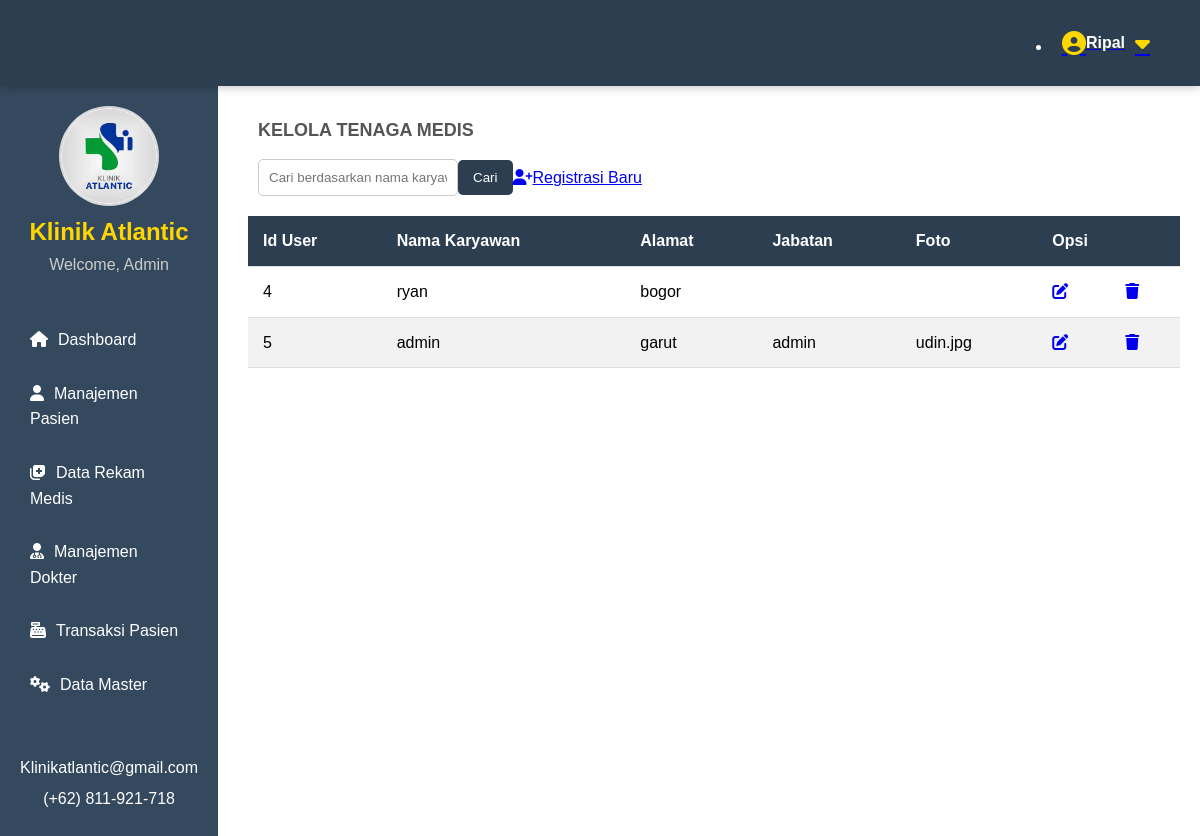
Screenshot of /pages/user.php with the database file from the repository.
### tables this page shows
CREATE TABLE `user` (
  `id` int(11) NOT NULL,
  `username` varchar(50) NOT NULL,
  `alamat` varchar(255) NOT NULL,
  `password` varchar(255) NOT NULL,
  `role` enum('admin','dokter','perawat','resepsionis') NOT NULL,
  `foto` varchar(255) NOT NULL
);

### pages/user.php (the view, shortened to what this page needs)
<?php
include "../includes/koneksi.php";
$query = "SELECT * FROM user ORDER BY id ASC";
$result = mysqli_query($koneksi, $query);
?>
<!DOCTYPE html>
<html lang="en">
<head>
    <link rel="stylesheet" href="../assets/css/pasien.css">
</head>
<body>
<header class="header">
    <nav class="navigation">
        <ul>
            <li class="dropdown">
                <a href="#" class="profile-link">
                    <i class="fas fa-user-circle"></i>
                    <span class="username">Ripal</span>
                    <i class="fas fa-caret-down"></i>
                </a>
            </li>
        </ul>
    </nav>
</header>
<div class="container">
    <aside class="sidebar">
        <div class="logo">
            <img src="../assets/img/logo.jpg" alt="Logo Klinik" style="text-align: center;">
        </div>
        <div class="clinic-info">
            <h2>Klinik Atlantic</h2>
        </div>
        <div class="user-info">
            <p>Welcome, Admin</p>
        </div>
        <ul>
            <li><a href="index.php"><i class="fas fa-home"></i>Dashboard</a></li>
            <li><a href="pasien.php"><i class="fas fa-user"></i>Manajemen Pasien</a></li>
            <li><a href="rekammedis.php"><i class="fas fa-notes-medical"></i>Data Rekam Medis</a></li>
            <li><a href="dokter.php"><i class="fas fa-user-md"></i>Manajemen Dokter</a></li>
            <li class="has-submenu">
                <a href="#"><i class="fas fa-cash-register"></i>Transaksi Pasien</a>
            </li>
            <li class="has-submenu">
                <a href="#"><i class="fas fa-cogs"></i>Data Master</a>
            </li>
        </ul>
        <div class="contact-info">
            <p>Klinikatlantic@gmail.com</p>
            <p>(+62) 811-921-718</p>
        </div>
    </aside>
    <div class="content">
        <h2 class="subtitle">KELOLA TENAGA MEDIS</h2>
        <div class="actions">
            <form class="search-form" onsubmit="searchUser(event)">
                <input type="text" id="searchInput" name="search" placeholder="Cari berdasarkan nama karyawan...">
                <button type="submit">Cari</button>
                <a href="javascript:void(0)" onclick="openForm()"><i class="fas fa-user-plus"></i>Registrasi Baru</a>
            </form>
        </div>
        <div class="table-container">
            <table cellspacing="1" cellpadding="4">
                <thead>
                    <tr>
                        <th>Id User</th>
                        <th>Nama Karyawan</th>
                        <th>Alamat</th>
                        <th>Jabatan</th>
                        <th>Foto</th>
                        <th colspan="2">Opsi</th>
                    </tr>
                </thead>
                <tbody>
                    <?php while ($dt = mysqli_fetch_array($result)) { ?>
                        <tr>
                            <td><?= $dt['id'] ?></td>
                            <td><?= $dt['username'] ?></td>
                            <td><?= $dt['alamat'] ?></td>
                            <td><?= $dt['role'] ?></td>
                            <td><?= $dt['foto'] ?></td>
                            <td><a href="javascript:void(0)" onclick="openEditForm('<?= $dt['id'] ?>', '<?= $dt['username'] ?>', '<?= $dt['alamat'] ?>', '<?= $dt['role'] ?>', '<?= $dt['foto'] ?>')"><i class="fas fa-edit"></i></a></td>
                            <td><a href="javascript:void(0)" onclick="deleteData('<?= $dt['id'] ?>')"><i class="fas fa-trash"></i></a></td>
                        </tr>
                    <?php } ?>
                </tbody>
            </table>
        </div>
    </div>
</div>
</body>
</html>

### assets/css/pasien.css (style rules this page uses)
* { margin: 0; padding: 0; box-sizing: border-box; }
body { font-family: Arial, sans-serif; line-height: 1.6; display: flex; flex-direction: column; min-height: 100vh; }
.container { display: flex; flex: 1; }
.header { background-color: #2C3E50; color: #fff; padding: 20px; display: flex; justify-content: space-between; align-items: center; box-shadow: 0px 0px 10px rgba(0, 0, 0, 0.3); z-index: 100; }
.logo img { width: 100px; border-radius: 50%; }
.navigation { display: flex; justify-content: space-between; align-items: center; }
.navigation .profile-link { display: flex; align-items: center; position: relative; padding: 10px; border-radius: 5px; transition: background-color 0.3s; }
.navigation .profile-link .username { margin-right: 10px; font-weight: bold; color: #FFF; }
.navigation .profile-link i { font-size: 24px; color: #FFD700; }
.header .navigation { justify-content: flex-end; padding-right: 20px; flex-grow: 1; }
.sidebar { background-color: #34495E; color: #fff; width: 250px; padding: 20px; display: flex; flex-direction: column; align-items: center; }
.clinic-info h2 { color: #FFD700; font-size: 24px; margin-bottom: 0; }
.user-info p { color: #ccc; margin-bottom: 20px; }
.sidebar ul { list-style-type: none; padding: 10px; margin-top: 10px; }
.sidebar ul li { margin-bottom: 8px; }
.sidebar ul li a { color: #fff; text-decoration: none; display: block; transition: all 0.3s ease; padding: 10px 0; font-size: 16px; }
.sidebar ul li a i { margin-right: 10px; }
.contact-info { margin-top: auto; text-align: center; }
.contact-info p { margin-bottom: 5px; }
.content { display: flex; flex-direction: column; align-items: flex-start; padding: 20px; margin-top: 10px; margin-left: 10px; width: calc(100% - 20px); overflow-x: hidden; overflow-y: auto; }
.table-container { overflow-x: auto; overflow-y: auto; height: 600px; width: 100%; display: block; }
table { border-collapse: collapse; width: 100%; margin-bottom: 20px; border-radius: 8px; }
th, td { padding: 12px 15px; text-align: left; border-bottom: 1px solid #ddd; }
th { position: sticky; top: 0; background-color: #2C3E50; color: #fff; }
thead { display: sticky; top: 0; overflow: auto; }
tr:nth-child(even) { background-color: #f2f2f2; }
.subtitle { font-size: 18px; color: #555; margin-bottom: 15px; margin-left: 10px; }
.search-form { margin-bottom: 20px; margin-left: 10px; display: flex; align-items: center; }
.search-form input[type="text"] { padding: 10px; border: 1px solid #ccc; border-radius: 5px; width: 200px; }
.search-form button { background-color: #2C3E50; color: #fff; border: none; padding: 10px 15px; border-radius: 5px; cursor: pointer; transition: background-color 0.3s; }

### rows the page displays
user: id "4", username "ryan", alamat "bogor"
user: id "5", username "admin", alamat "garut", role "admin", foto "udin.jpg"
